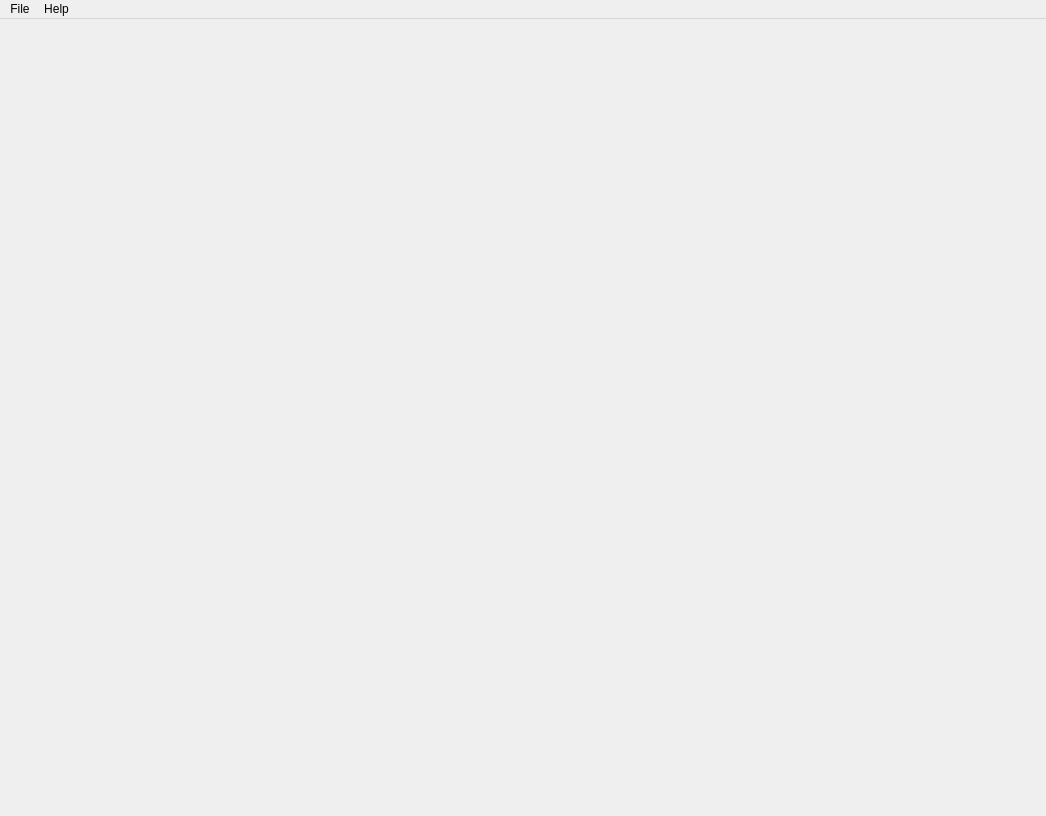
<?xml version="1.0" encoding="UTF-8"?>
<ui version="4.0">
 <class>MainWindowUI</class>
 <widget class="QMainWindow" name="MainWindowUI">
  <property name="geometry">
   <rect>
    <x>0</x>
    <y>0</y>
    <width>1046</width>
    <height>816</height>
   </rect>
  </property>
  <property name="windowTitle">
   <string>LogViewer</string>
  </property>
  <widget class="QWidget" name="centralWidget">
   <layout class="QVBoxLayout" name="verticalLayout"/>
  </widget>
  <widget class="QMenuBar" name="menuBar">
   <property name="geometry">
    <rect>
     <x>0</x>
     <y>0</y>
     <width>1046</width>
     <height>21</height>
    </rect>
   </property>
   <widget class="QMenu" name="menuFile">
    <property name="title">
     <string>File</string>
    </property>
    <widget class="QMenu" name="menuSaveActiveTabToLogFile">
     <property name="title">
      <string>Save active Tab to Log File</string>
     </property>
     <addaction name="actionAllEntries"/>
     <addaction name="actionOnlyVisibleEntries"/>
    </widget>
    <addaction name="actionOpenLogFile"/>
    <addaction name="menuSaveActiveTabToLogFile"/>
   </widget>
   <widget class="QMenu" name="menuHelp">
    <property name="title">
     <string>Help</string>
    </property>
    <addaction name="actionAbout"/>
   </widget>
   <addaction name="menuFile"/>
   <addaction name="menuHelp"/>
  </widget>
  <action name="actionOpenLogFile">
   <property name="text">
    <string>Open Log File</string>
   </property>
  </action>
  <action name="actionAbout">
   <property name="text">
    <string>About</string>
   </property>
  </action>
  <action name="actionSaveActiveTabToLogFile">
   <property name="text">
    <string>Save active Tab to File</string>
   </property>
  </action>
  <action name="actionAllEntries">
   <property name="text">
    <string>All Entries</string>
   </property>
  </action>
  <action name="actionVisibleEntriesOnly">
   <property name="text">
    <string>Only Visible Entries</string>
   </property>
  </action>
  <action name="actionOnlyVisibleEntries">
   <property name="text">
    <string>Only Visible Entries</string>
   </property>
  </action>
 </widget>
 <layoutdefault spacing="6" margin="11"/>
 <resources>
  <include location="MainWindowUI.qrc"/>
 </resources>
 <connections/>
</ui>
